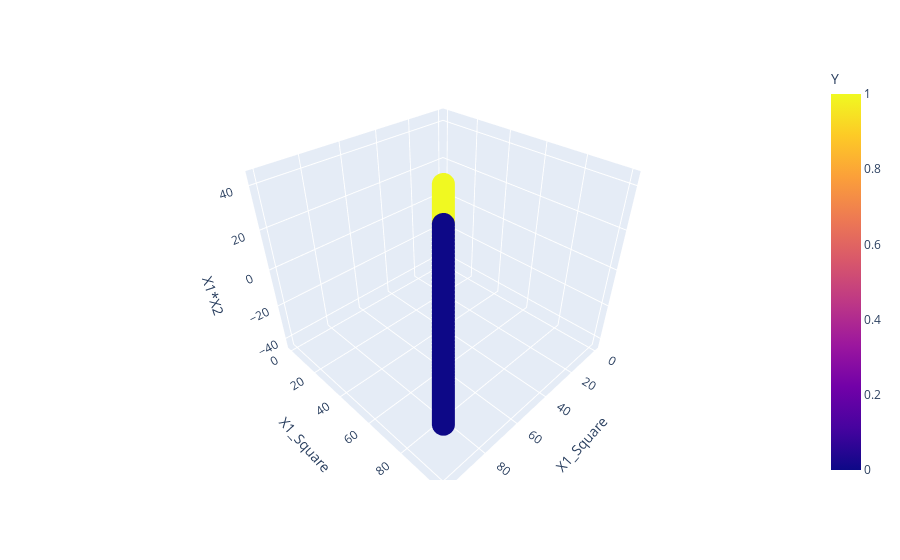

This figure's notebook cell:
### Code cell
fig = px.scatter_3d(df, x='X1_Square', y='X1_Square', z='X1*X2',
              color='Y')
fig.show()

### Figure 1 — Plotly figure (JSON) as saved in the notebook; plotly's stock layout.template omitted (floating-point values rounded to 4 significant figures; data arrays with more than 128 entries replaced by an {"elided": "..."} marker saying what was removed)
{"data": [{"hovertemplate": "X1_Square=%{y}<br>X1*X2=%{z}<br>Y=%{marker.color}<extra></extra>", "legendgroup": "", "marker": {"color": {"elided": "400 int values"}, "coloraxis": "coloraxis", "symbol": "circle"}, "mode": "markers", "name": "", "scene": "scene", "showlegend": false, "type": "scatter3d", "x": {"elided": "400 float values"}, "y": {"elided": "400 float values"}, "z": {"elided": "400 float values"}}], "layout": {"coloraxis": {"colorbar": {"title": {"text": "Y"}}, "colorscale": [[0, "#0d0887"], [0.1111, "#46039f"], [0.2222, "#7201a8"], [0.3333, "#9c179e"], [0.4444, "#bd3786"], [0.5556, "#d8576b"], [0.6667, "#ed7953"], [0.7778, "#fb9f3a"], [0.8889, "#fdca26"], [1, "#f0f921"]]}, "legend": {"tracegroupgap": 0}, "margin": {"t": 60}, "scene": {"domain": {"x": [0, 1], "y": [0, 1]}, "xaxis": {"title": {"text": "X1_Square"}}, "yaxis": {"title": {"text": "X1_Square"}}, "zaxis": {"title": {"text": "X1*X2"}}}}}
